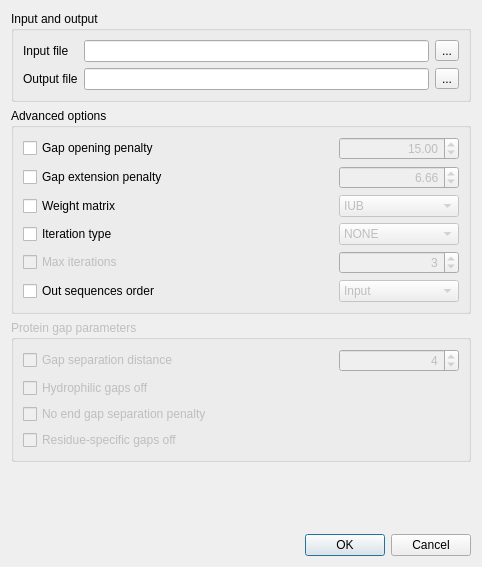
<?xml version="1.0" encoding="UTF-8"?>
<ui version="4.0">
 <class>ClustalWSupportRunDialog</class>
 <widget class="QDialog" name="ClustalWSupportRunDialog">
  <property name="geometry">
   <rect>
    <x>0</x>
    <y>0</y>
    <width>482</width>
    <height>567</height>
   </rect>
  </property>
  <property name="sizePolicy">
   <sizepolicy hsizetype="Preferred" vsizetype="MinimumExpanding">
    <horstretch>0</horstretch>
    <verstretch>0</verstretch>
   </sizepolicy>
  </property>
  <property name="minimumSize">
   <size>
    <width>400</width>
    <height>0</height>
   </size>
  </property>
  <property name="maximumSize">
   <size>
    <width>40067</width>
    <height>448567</height>
   </size>
  </property>
  <property name="windowTitle">
   <string>Align with ClustalW</string>
  </property>
  <layout class="QVBoxLayout" name="verticalLayout_2">
   <item>
    <layout class="QVBoxLayout" name="verticalLayout">
     <item>
      <widget class="QGroupBox" name="inputGroupBox">
       <property name="sizePolicy">
        <sizepolicy hsizetype="Preferred" vsizetype="Minimum">
         <horstretch>0</horstretch>
         <verstretch>0</verstretch>
        </sizepolicy>
       </property>
       <property name="title">
        <string>Input and output</string>
       </property>
       <layout class="QGridLayout" name="gridLayout_10">
        <item row="0" column="0">
         <layout class="QGridLayout" name="gridLayout_9">
          <property name="sizeConstraint">
           <enum>QLayout::SetDefaultConstraint</enum>
          </property>
          <item row="0" column="0">
           <widget class="QLabel" name="inputFileLabel">
            <property name="text">
             <string>Input file</string>
            </property>
           </widget>
          </item>
          <item row="0" column="1">
           <widget class="QLineEdit" name="inputFileLineEdit"/>
          </item>
          <item row="0" column="2">
           <widget class="QToolButton" name="inputFilePathButton">
            <property name="text">
             <string>...</string>
            </property>
           </widget>
          </item>
          <item row="1" column="0">
           <widget class="QLabel" name="outputFileLabel">
            <property name="text">
             <string>Output file</string>
            </property>
           </widget>
          </item>
          <item row="1" column="1">
           <widget class="QLineEdit" name="outputFileLineEdit">
            <property name="maximumSize">
             <size>
              <width>16777214</width>
              <height>16777215</height>
             </size>
            </property>
           </widget>
          </item>
          <item row="1" column="2">
           <widget class="QToolButton" name="outputFilePathButton">
            <property name="text">
             <string>...</string>
            </property>
           </widget>
          </item>
         </layout>
        </item>
       </layout>
      </widget>
     </item>
     <item>
      <widget class="QGroupBox" name="groupBox">
       <property name="title">
        <string>Advanced options</string>
       </property>
       <layout class="QGridLayout" name="gridLayout_8">
        <item row="0" column="0">
         <layout class="QGridLayout" name="gridLayout_7">
          <item row="0" column="0">
           <layout class="QGridLayout" name="gridLayout">
            <item row="0" column="0">
             <widget class="QCheckBox" name="gapOpenCheckBox">
              <property name="text">
               <string>Gap opening penalty</string>
              </property>
             </widget>
            </item>
            <item row="0" column="1">
             <spacer name="horizontalSpacer_2">
              <property name="orientation">
               <enum>Qt::Horizontal</enum>
              </property>
              <property name="sizeHint" stdset="0">
               <size>
                <width>98</width>
                <height>16</height>
               </size>
              </property>
             </spacer>
            </item>
            <item row="0" column="2">
             <widget class="QDoubleSpinBox" name="gapOpenSpinBox">
              <property name="enabled">
               <bool>false</bool>
              </property>
              <property name="minimumSize">
               <size>
                <width>120</width>
                <height>0</height>
               </size>
              </property>
              <property name="alignment">
               <set>Qt::AlignRight|Qt::AlignTrailing|Qt::AlignVCenter</set>
              </property>
              <property name="maximum">
               <double>100.000000000000000</double>
              </property>
              <property name="value">
               <double>15.000000000000000</double>
              </property>
             </widget>
            </item>
           </layout>
          </item>
          <item row="1" column="0">
           <layout class="QGridLayout" name="gridLayout_2">
            <item row="0" column="0">
             <widget class="QCheckBox" name="gapExtCheckBox">
              <property name="text">
               <string>Gap extension penalty</string>
              </property>
             </widget>
            </item>
            <item row="0" column="1">
             <spacer name="horizontalSpacer_3">
              <property name="orientation">
               <enum>Qt::Horizontal</enum>
              </property>
              <property name="sizeHint" stdset="0">
               <size>
                <width>88</width>
                <height>16</height>
               </size>
              </property>
             </spacer>
            </item>
            <item row="0" column="2">
             <widget class="QDoubleSpinBox" name="gapExtSpinBox">
              <property name="enabled">
               <bool>false</bool>
              </property>
              <property name="minimumSize">
               <size>
                <width>120</width>
                <height>0</height>
               </size>
              </property>
              <property name="frame">
               <bool>true</bool>
              </property>
              <property name="alignment">
               <set>Qt::AlignRight|Qt::AlignTrailing|Qt::AlignVCenter</set>
              </property>
              <property name="maximum">
               <double>10.000000000000000</double>
              </property>
              <property name="value">
               <double>6.660000000000000</double>
              </property>
             </widget>
            </item>
           </layout>
          </item>
          <item row="2" column="0">
           <layout class="QGridLayout" name="gridLayout_3">
            <item row="0" column="0">
             <widget class="QCheckBox" name="weightMatrixCheckBox">
              <property name="text">
               <string>Weight matrix</string>
              </property>
             </widget>
            </item>
            <item row="0" column="1">
             <spacer name="horizontalSpacer_4">
              <property name="orientation">
               <enum>Qt::Horizontal</enum>
              </property>
              <property name="sizeHint" stdset="0">
               <size>
                <width>128</width>
                <height>16</height>
               </size>
              </property>
             </spacer>
            </item>
            <item row="0" column="2">
             <widget class="QComboBox" name="weightMatrixComboBox">
              <property name="enabled">
               <bool>false</bool>
              </property>
              <property name="sizePolicy">
               <sizepolicy hsizetype="Minimum" vsizetype="Fixed">
                <horstretch>0</horstretch>
                <verstretch>0</verstretch>
               </sizepolicy>
              </property>
              <property name="minimumSize">
               <size>
                <width>120</width>
                <height>0</height>
               </size>
              </property>
              <property name="styleSheet">
               <string notr="true"/>
              </property>
              <item>
               <property name="text">
                <string>IUB</string>
               </property>
              </item>
              <item>
               <property name="text">
                <string>CLUSTALW</string>
               </property>
              </item>
             </widget>
            </item>
           </layout>
          </item>
          <item row="3" column="0">
           <layout class="QGridLayout" name="gridLayout_4">
            <item row="0" column="0">
             <widget class="QCheckBox" name="iterationTypeCheckBox">
              <property name="text">
               <string>Iteration type</string>
              </property>
             </widget>
            </item>
            <item row="0" column="1">
             <spacer name="horizontalSpacer_5">
              <property name="orientation">
               <enum>Qt::Horizontal</enum>
              </property>
              <property name="sizeHint" stdset="0">
               <size>
                <width>128</width>
                <height>16</height>
               </size>
              </property>
             </spacer>
            </item>
            <item row="0" column="2">
             <widget class="QComboBox" name="iterationTypeComboBox">
              <property name="enabled">
               <bool>false</bool>
              </property>
              <property name="sizePolicy">
               <sizepolicy hsizetype="Minimum" vsizetype="Fixed">
                <horstretch>0</horstretch>
                <verstretch>0</verstretch>
               </sizepolicy>
              </property>
              <property name="minimumSize">
               <size>
                <width>120</width>
                <height>0</height>
               </size>
              </property>
              <item>
               <property name="text">
                <string>NONE</string>
               </property>
              </item>
              <item>
               <property name="text">
                <string>TREE</string>
               </property>
              </item>
              <item>
               <property name="text">
                <string>ALIGNMENT</string>
               </property>
              </item>
             </widget>
            </item>
           </layout>
          </item>
          <item row="4" column="0">
           <layout class="QGridLayout" name="gridLayout_5">
            <item row="0" column="0">
             <widget class="QCheckBox" name="maxIterationsCheckBox">
              <property name="enabled">
               <bool>false</bool>
              </property>
              <property name="cursor">
               <cursorShape>ArrowCursor</cursorShape>
              </property>
              <property name="text">
               <string>Max iterations</string>
              </property>
             </widget>
            </item>
            <item row="0" column="1">
             <spacer name="horizontalSpacer_6">
              <property name="orientation">
               <enum>Qt::Horizontal</enum>
              </property>
              <property name="sizeHint" stdset="0">
               <size>
                <width>128</width>
                <height>16</height>
               </size>
              </property>
             </spacer>
            </item>
            <item row="0" column="2">
             <widget class="QSpinBox" name="maxIterationsSpinBox">
              <property name="enabled">
               <bool>false</bool>
              </property>
              <property name="minimumSize">
               <size>
                <width>120</width>
                <height>0</height>
               </size>
              </property>
              <property name="alignment">
               <set>Qt::AlignRight|Qt::AlignTrailing|Qt::AlignVCenter</set>
              </property>
              <property name="minimum">
               <number>1</number>
              </property>
              <property name="maximum">
               <number>999</number>
              </property>
              <property name="value">
               <number>3</number>
              </property>
             </widget>
            </item>
           </layout>
          </item>
          <item row="5" column="0">
           <layout class="QGridLayout" name="gridLayout_6">
            <item row="0" column="0">
             <widget class="QCheckBox" name="outOrderCheckBox">
              <property name="text">
               <string>Out sequences order</string>
              </property>
             </widget>
            </item>
            <item row="0" column="1">
             <spacer name="horizontalSpacer_7">
              <property name="orientation">
               <enum>Qt::Horizontal</enum>
              </property>
              <property name="sizeHint" stdset="0">
               <size>
                <width>98</width>
                <height>17</height>
               </size>
              </property>
             </spacer>
            </item>
            <item row="0" column="2">
             <widget class="QComboBox" name="outOrderComboBox">
              <property name="enabled">
               <bool>false</bool>
              </property>
              <property name="sizePolicy">
               <sizepolicy hsizetype="Minimum" vsizetype="Fixed">
                <horstretch>0</horstretch>
                <verstretch>0</verstretch>
               </sizepolicy>
              </property>
              <property name="minimumSize">
               <size>
                <width>120</width>
                <height>0</height>
               </size>
              </property>
              <item>
               <property name="text">
                <string>Input</string>
               </property>
              </item>
              <item>
               <property name="text">
                <string>Aligned</string>
               </property>
              </item>
             </widget>
            </item>
           </layout>
          </item>
         </layout>
        </item>
       </layout>
      </widget>
     </item>
     <item>
      <widget class="QGroupBox" name="proteinGapParamGroupBox">
       <property name="enabled">
        <bool>false</bool>
       </property>
       <property name="title">
        <string>Protein gap parameters</string>
       </property>
       <layout class="QGridLayout" name="gridLayout_13">
        <item row="0" column="0">
         <layout class="QGridLayout" name="gridLayout_12">
          <item row="0" column="0">
           <layout class="QGridLayout" name="gridLayout_11">
            <item row="0" column="0">
             <widget class="QCheckBox" name="gapDistancesCheckBox">
              <property name="text">
               <string>Gap separation distance</string>
              </property>
             </widget>
            </item>
            <item row="0" column="1">
             <spacer name="horizontalSpacer_8">
              <property name="orientation">
               <enum>Qt::Horizontal</enum>
              </property>
              <property name="sizeHint" stdset="0">
               <size>
                <width>118</width>
                <height>20</height>
               </size>
              </property>
             </spacer>
            </item>
            <item row="0" column="2">
             <widget class="QSpinBox" name="gapDistancesSpinBox">
              <property name="enabled">
               <bool>false</bool>
              </property>
              <property name="minimumSize">
               <size>
                <width>120</width>
                <height>0</height>
               </size>
              </property>
              <property name="alignment">
               <set>Qt::AlignRight|Qt::AlignTrailing|Qt::AlignVCenter</set>
              </property>
              <property name="minimum">
               <number>1</number>
              </property>
              <property name="maximum">
               <number>10</number>
              </property>
              <property name="value">
               <number>4</number>
              </property>
             </widget>
            </item>
           </layout>
          </item>
          <item row="1" column="0">
           <widget class="QCheckBox" name="hydrophilicGapsOffCheckBox">
            <property name="text">
             <string>Hydrophilic gaps off</string>
            </property>
           </widget>
          </item>
          <item row="2" column="0">
           <widget class="QCheckBox" name="endGapsCheckBox">
            <property name="text">
             <string>No end gap separation penalty</string>
            </property>
           </widget>
          </item>
          <item row="3" column="0">
           <widget class="QCheckBox" name="residueSpecificGapsOffCheckBox">
            <property name="text">
             <string>Residue-specific gaps off</string>
            </property>
           </widget>
          </item>
         </layout>
        </item>
       </layout>
      </widget>
     </item>
    </layout>
   </item>
   <item>
    <spacer name="verticalSpacer">
     <property name="orientation">
      <enum>Qt::Vertical</enum>
     </property>
     <property name="sizeHint" stdset="0">
      <size>
       <width>20</width>
       <height>0</height>
      </size>
     </property>
    </spacer>
   </item>
   <item>
    <widget class="QDialogButtonBox" name="buttonBox">
     <property name="standardButtons">
      <set>QDialogButtonBox::Cancel|QDialogButtonBox::Ok</set>
     </property>
    </widget>
   </item>
  </layout>
 </widget>
 <resources/>
 <connections>
  <connection>
   <sender>gapOpenCheckBox</sender>
   <signal>toggled(bool)</signal>
   <receiver>gapOpenSpinBox</receiver>
   <slot>setEnabled(bool)</slot>
   <hints>
    <hint type="sourcelabel">
     <x>108</x>
     <y>48</y>
    </hint>
    <hint type="destinationlabel">
     <x>290</x>
     <y>48</y>
    </hint>
   </hints>
  </connection>
  <connection>
   <sender>gapExtCheckBox</sender>
   <signal>toggled(bool)</signal>
   <receiver>gapExtSpinBox</receiver>
   <slot>setEnabled(bool)</slot>
   <hints>
    <hint type="sourcelabel">
     <x>108</x>
     <y>81</y>
    </hint>
    <hint type="destinationlabel">
     <x>290</x>
     <y>81</y>
    </hint>
   </hints>
  </connection>
  <connection>
   <sender>gapDistancesCheckBox</sender>
   <signal>toggled(bool)</signal>
   <receiver>gapDistancesSpinBox</receiver>
   <slot>setEnabled(bool)</slot>
   <hints>
    <hint type="sourcelabel">
     <x>108</x>
     <y>156</y>
    </hint>
    <hint type="destinationlabel">
     <x>290</x>
     <y>156</y>
    </hint>
   </hints>
  </connection>
  <connection>
   <sender>maxIterationsCheckBox</sender>
   <signal>toggled(bool)</signal>
   <receiver>maxIterationsSpinBox</receiver>
   <slot>setEnabled(bool)</slot>
   <hints>
    <hint type="sourcelabel">
     <x>108</x>
     <y>147</y>
    </hint>
    <hint type="destinationlabel">
     <x>290</x>
     <y>147</y>
    </hint>
   </hints>
  </connection>
  <connection>
   <sender>weightMatrixCheckBox</sender>
   <signal>toggled(bool)</signal>
   <receiver>weightMatrixComboBox</receiver>
   <slot>setEnabled(bool)</slot>
   <hints>
    <hint type="sourcelabel">
     <x>108</x>
     <y>114</y>
    </hint>
    <hint type="destinationlabel">
     <x>290</x>
     <y>114</y>
    </hint>
   </hints>
  </connection>
  <connection>
   <sender>iterationTypeCheckBox</sender>
   <signal>toggled(bool)</signal>
   <receiver>iterationTypeComboBox</receiver>
   <slot>setEnabled(bool)</slot>
   <hints>
    <hint type="sourcelabel">
     <x>108</x>
     <y>147</y>
    </hint>
    <hint type="destinationlabel">
     <x>290</x>
     <y>147</y>
    </hint>
   </hints>
  </connection>
  <connection>
   <sender>iterationTypeCheckBox</sender>
   <signal>toggled(bool)</signal>
   <receiver>maxIterationsCheckBox</receiver>
   <slot>setEnabled(bool)</slot>
   <hints>
    <hint type="sourcelabel">
     <x>108</x>
     <y>147</y>
    </hint>
    <hint type="destinationlabel">
     <x>108</x>
     <y>178</y>
    </hint>
   </hints>
  </connection>
  <connection>
   <sender>outOrderCheckBox</sender>
   <signal>toggled(bool)</signal>
   <receiver>outOrderComboBox</receiver>
   <slot>setEnabled(bool)</slot>
   <hints>
    <hint type="sourcelabel">
     <x>108</x>
     <y>209</y>
    </hint>
    <hint type="destinationlabel">
     <x>290</x>
     <y>209</y>
    </hint>
   </hints>
  </connection>
  <connection>
   <sender>buttonBox</sender>
   <signal>accepted()</signal>
   <receiver>ClustalWSupportRunDialog</receiver>
   <slot>accept()</slot>
   <hints>
    <hint type="sourcelabel">
     <x>242</x>
     <y>556</y>
    </hint>
    <hint type="destinationlabel">
     <x>242</x>
     <y>288</y>
    </hint>
   </hints>
  </connection>
  <connection>
   <sender>buttonBox</sender>
   <signal>rejected()</signal>
   <receiver>ClustalWSupportRunDialog</receiver>
   <slot>reject()</slot>
   <hints>
    <hint type="sourcelabel">
     <x>242</x>
     <y>556</y>
    </hint>
    <hint type="destinationlabel">
     <x>242</x>
     <y>288</y>
    </hint>
   </hints>
  </connection>
 </connections>
</ui>
